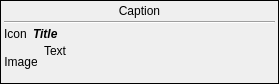
<?xml version="1.0" encoding="UTF-8"?>
<ui version="4.0">
 <class>NotifyWidgetClass</class>
 <widget class="QWidget" name="NotifyWidgetClass">
  <property name="geometry">
   <rect>
    <x>0</x>
    <y>0</y>
    <width>279</width>
    <height>84</height>
   </rect>
  </property>
  <layout class="QVBoxLayout" name="verticalLayout_2">
   <property name="spacing">
    <number>0</number>
   </property>
   <property name="margin">
    <number>0</number>
   </property>
   <item>
    <widget class="QFrame" name="frmWindowFrame">
     <property name="frameShape">
      <enum>QFrame::Box</enum>
     </property>
     <property name="lineWidth">
      <number>1</number>
     </property>
     <layout class="QVBoxLayout" name="verticalLayout">
      <property name="spacing">
       <number>3</number>
      </property>
      <property name="margin">
       <number>3</number>
      </property>
      <item>
       <widget class="QLabel" name="lblCaption">
        <property name="text">
         <string notr="true">Caption</string>
        </property>
        <property name="textFormat">
         <enum>Qt::PlainText</enum>
        </property>
        <property name="alignment">
         <set>Qt::AlignCenter</set>
        </property>
       </widget>
      </item>
      <item>
       <widget class="Line" name="line">
        <property name="orientation">
         <enum>Qt::Horizontal</enum>
        </property>
       </widget>
      </item>
      <item>
       <layout class="QHBoxLayout" name="horizontalLayout_2">
        <item>
         <widget class="QLabel" name="lblIcon">
          <property name="text">
           <string notr="true">Icon</string>
          </property>
          <property name="textFormat">
           <enum>Qt::PlainText</enum>
          </property>
         </widget>
        </item>
        <item>
         <widget class="QLabel" name="lblTitle">
          <property name="sizePolicy">
           <sizepolicy hsizetype="Expanding" vsizetype="Fixed">
            <horstretch>0</horstretch>
            <verstretch>0</verstretch>
           </sizepolicy>
          </property>
          <property name="font">
           <font>
            <weight>75</weight>
            <italic>true</italic>
            <bold>true</bold>
           </font>
          </property>
          <property name="text">
           <string notr="true">Title</string>
          </property>
          <property name="textFormat">
           <enum>Qt::PlainText</enum>
          </property>
         </widget>
        </item>
       </layout>
      </item>
      <item>
       <layout class="QHBoxLayout" name="horizontalLayout">
        <item>
         <widget class="QLabel" name="lblImage">
          <property name="enabled">
           <bool>true</bool>
          </property>
          <property name="minimumSize">
           <size>
            <width>32</width>
            <height>32</height>
           </size>
          </property>
          <property name="maximumSize">
           <size>
            <width>32</width>
            <height>32</height>
           </size>
          </property>
          <property name="text">
           <string notr="true">Image</string>
          </property>
          <property name="textFormat">
           <enum>Qt::PlainText</enum>
          </property>
          <property name="alignment">
           <set>Qt::AlignCenter</set>
          </property>
         </widget>
        </item>
        <item>
         <widget class="QLabel" name="lblText">
          <property name="sizePolicy">
           <sizepolicy hsizetype="Preferred" vsizetype="Expanding">
            <horstretch>0</horstretch>
            <verstretch>0</verstretch>
           </sizepolicy>
          </property>
          <property name="maximumSize">
           <size>
            <width>230</width>
            <height>80</height>
           </size>
          </property>
          <property name="text">
           <string notr="true">Text</string>
          </property>
          <property name="textFormat">
           <enum>Qt::PlainText</enum>
          </property>
          <property name="alignment">
           <set>Qt::AlignLeading|Qt::AlignLeft|Qt::AlignTop</set>
          </property>
          <property name="wordWrap">
           <bool>true</bool>
          </property>
         </widget>
        </item>
       </layout>
      </item>
     </layout>
    </widget>
   </item>
  </layout>
 </widget>
 <layoutdefault spacing="6" margin="11"/>
 <resources/>
 <connections/>
</ui>
